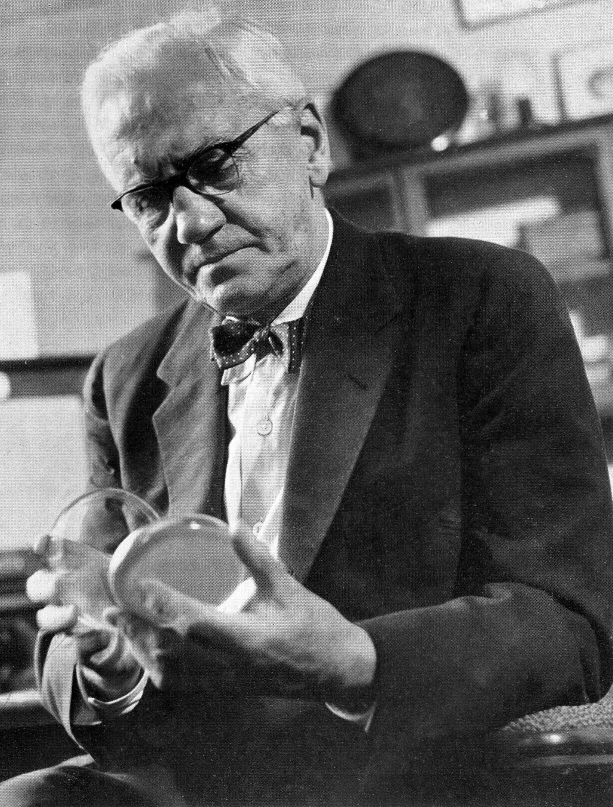
#> input picture shorts-2026-11-27/ae-penicillin/archiv/roh/wel-L0000655.jpg, 1226 x 1614 px (shown at 1/2 size)
$ python bilder_penicillin.py
#> lines starting #> are read from the running program, lines starting #| are printed output that depends on the picture
### shorts-2026-11-27/ae-penicillin/gen/bilder_lib.py
# Bilder fuer das Short zur Folge 42 (key bitcoin, 23.11.2026): Abzuege, Freisteller, geschichtete Hintergruende (Chris Moran TikTok 13).
# Eingang: archiv/roh/ (KI-Bilder ElevenLabs, Commons-Fotos) + ../../thumbnail/ (Muenze, Mining-Halle, Thumbnail C).
# Ausgang: archiv/p-*.jpg (Abzuege, natuerliche Farben, weisser Rand), archiv/f-*.png (Freisteller mit Sticker-Rand),
#          archiv/s-*.png (getoente Collage-Ebenen je Farbfamilie, gerissene Kante, Alpha), archiv/b-*.jpg (Grundflaeche je Familie),
#          data/bilder.json (Groessen, Ankerpunkte in Bildpixeln, Alpha-Rahmen).
# enno 23.11.: Hintergruende geschichtet, bewegt, FARBIG (nicht nur weiss/schwarz), NICHT zu dunkel.
import json, os, sys, random
import numpy as np
from PIL import Image, ImageFilter, ImageOps, ImageEnhance, ImageDraw
HERE = os.path.dirname(os.path.abspath(__file__)); ROOT = os.path.normpath(os.path.join(HERE, '..'))
ROH = os.path.join(ROOT, 'archiv', 'roh'); OUT = os.path.join(ROOT, 'archiv'); TH = os.path.normpath(os.path.join(ROOT, '..', '..', 'thumbnail'))
random.seed(42)
META = {}

def hexrgb(h): return np.array([int(h[1:3], 16), int(h[3:5], 16), int(h[5:7], 16)], np.float32)

# ---------- Abzug: natuerliche Farben, leichte Vereinheitlichung (Kontrast, warm), weisser Rand ----------
def abzug(name, src, crop=None, w=1000, rand=18, warm=1.0, hell=1.0, pts=None, gamma=1.0, blur=None):
    im = Image.open(src).convert('RGB')
    if crop: W0, H0 = im.size; im = im.crop((int(crop[0] * W0), int(crop[1] * H0), int(crop[2] * W0), int(crop[3] * H0)))
    s = w / im.width; im = im.resize((w, round(im.height * s)), Image.LANCZOS)
    for bx in (blur or []):   # Review 23.11.: Schriftzuege/Markennamen unkenntlich (Boxen als Bruchteile des gecroppten Bildes)
        b = tuple(int(v * (im.width if i % 2 == 0 else im.height)) for i, v in enumerate(bx)); im.paste(im.crop(b).filter(ImageFilter.GaussianBlur(14)), b[:2])
    if gamma != 1.0: im = Image.fromarray(np.clip(255.0 * (np.asarray(im).astype(np.float32) / 255.0) ** gamma, 0, 255).astype(np.uint8))   # Schatten anheben
    im = ImageEnhance.Contrast(im).enhance(1.06); im = ImageEnhance.Brightness(im).enhance(hell)
    a = np.asarray(im).astype(np.float32); a[..., 0] *= 1.0 + 0.03 * warm; a[..., 2] *= 1.0 - 0.04 * warm
    im = Image.fromarray(np.clip(a, 0, 255).astype(np.uint8))
    big = Image.new('RGB', (im.width + 2 * rand, im.height + 2 * rand), (246, 243, 236)); big.paste(im, (rand, rand))
    big.save(os.path.join(OUT, 'p-%s.jpg' % name), quality=92)
    P = {}
    for k, (fx, fy) in (pts or {}).items():   # Punkte als Bruchteil des (gecroppten) Bildes -> Pixel im Abzug
        P[k] = [round(rand + fx * im.width, 1), round(rand + fy * im.height, 1)]
    META['p-%s.jpg' % name] = {'size': list(big.size), 'pts': P}
    return big

# ---------- Freisteller ----------
# [51 lines left out: functions sticker, frei_hdd, frei_coin, frei_sack, not called in this run]

# ---------- Collage-Ebene (TikTok 13): Duotone in Familienfarben, gerissene Kante, weiche Kante innen ----------
FAM = {   # dunkel, hell, Grund oben, Grund unten  (Mittelwerte hell genug: Grund-Luminanz ~40-55 %)
    'teal':   ('#1E5650', '#D6F1E7', '#4A958A', '#2F6B63'),
    'orange': ('#7A3D10', '#FFE9C8', '#E0913E', '#B0631F'),
    'blau':   ('#1D4170', '#DDEBFA', '#5A8FC6', '#355F92'),
    'violett':('#3D2C6E', '#EEE6FF', '#8572C2', '#5A4896'),
    'ocker':  ('#5E3E1C', '#FFF1D8', '#CFA466', '#9A7340'),
    'papier': ('#7C6E58', '#FBF6EA', '#F0E7D4', '#E2D5BC'),
}
# [121 lines left out: functions duotone, riss, schicht, grundflaeche, alles, karte, not called in this run]

# [2 lines that do not run on import are left out]

### shorts-2026-11-27/ae-penicillin/gen/bilder_penicillin.py
# Bilder fuer den Short 27.11.2026 "Nobelpreis fuer ein unordentliches Labor" (key penicillin): nur echte Fotos, keine KI-Bilder:
# Library of Congress (Prints & Photographs, online nur als r.jpg/v.jpg, 640-1024 px; Pressefotos der 1940er, Rechte von LOC "not evaluated" bzw.
# Harris & Ewing "no known restrictions"), Wellcome Collection (CC BY 4.0 bzw. Public Domain Mark, IIIF 1800 px).
# Rohdateien archiv/roh/loc-*.jpg, archiv/roh/wel-*.jpg. Ausgang: archiv/p-*.jpg (Abzuege), archiv/f-*.png (Freisteller),
# archiv/g-*.png (Graustufen-Collage), archiv/b-schwarz|weiss.jpg, archiv/t-grunge-hell|dunkel.jpg, data/bilder.json.
# Punkte (pts) stehen als Bruchteile des GANZEN Rohbilds (mit Raster notiert) und werden auf den Ausschnitt umgerechnet.
import json, os, sys
import numpy as np
from PIL import Image, ImageDraw, ImageFilter, ImageEnhance
from scipy import ndimage
sys.path.insert(0, os.path.dirname(os.path.abspath(__file__)))
import bilder_lib as L
R = lambda f: os.path.join(L.ROH, f)

def ab(name, src, crop, w, pts=None, **kw):
    """Abzug mit Punkten in Bruchteilen des ganzen Rohbilds"""
    c = crop or (0, 0, 1, 1); P = {}
    for k, (fx, fy) in (pts or {}).items(): P[k] = ((fx - c[0]) / (c[2] - c[0]), (fy - c[1]) / (c[3] - c[1]))
    return L.abzug(name, src, crop=crop, w=w, pts=P, **kw)

# [88 lines left out: functions frei_scheibe, frei_kreis, _ki_unbenutzt, grau_schicht, platten_und_grunge, frei_oval and 1 more, not called in this run]

def alles():
    W = 1.0
    # ---------- Abzuege (Punkte in Bruchteilen des GANZEN Rohbilds, nach Ansehen mit Raster notiert) ----------
    ab('fleming', R('wel-L0000655.jpg'), (0.0, 0.0, 1.0, 0.92), 820, {'gesicht': (0.38, 0.22), 'schale': (0.27, 0.70), 'auge': (0.35, 0.21), 'fliege': (0.42, 0.42)}, warm=W)
#> in abzug, im is the input picture: PIL image 1226x1614 RGB; mean R, G, B 100.8, 100.8, 100.8
    ab('labor', R('loc-fleming-schale.jpg'), (0.0, 0.0, 1.0, 1.0), 640, {'fleming': (0.30, 0.30), 'hand': (0.49, 0.64), 'schalen': (0.44, 0.47), 'schalen2': (0.62, 0.36), 'tisch': (0.68, 0.80), 'tuer': (0.10, 0.50)}, warm=W)
#> the loop in ab (call 2), `for k, (fx, fy) in (pts or {}).items(): P[k] = ((fx - c[0]) / (c[2] - ..` made 6 passes
#> (k, fx, fy) on passes 1 to 6: ('fleming', 0.3, 0.3), ('hand', 0.49, 0.64), ('schalen', 0.44, 0.47), ('schalen2', 0.62, 0.36), ('tisch', 0.68, 0.8), ('tuer', 0.1, 0.5)
#> call 2 of abzug, with name = 'labor', crop = (0, 0, 1, 1), w = 640, rand = 18, warm = 1, hell = 1, gamma = 1
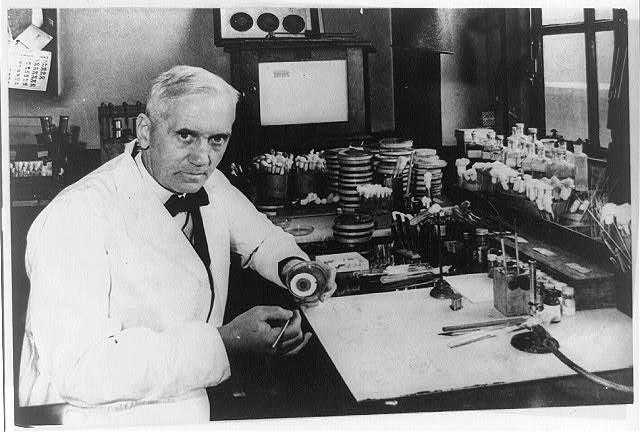
#> input picture shorts-2026-11-27/ae-penicillin/archiv/roh/loc-fleming-schale.jpg, 640 x 432 px
#> in abzug, im is the input picture: PIL image 640x432 RGB; min 0, max 255, mean 132.4
#> in abzug (call 2), `big.paste(im, (rand, rand))`:
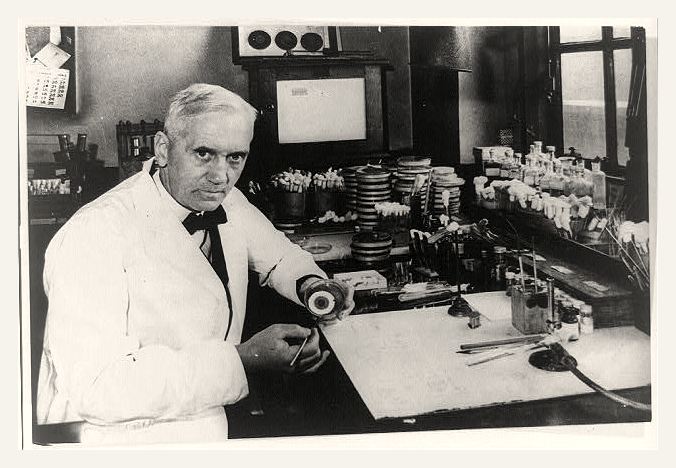
#> big: PIL image 676x468 RGB; mean R, G, B 149.1, 145.9, 140
#> the loop in abzug (call 2), `for k, (fx, fy) in (pts or {}).items():` made 6 passes
#> after the loop in abzug (call 2), `for k, (fx, fy) in (pts or {}).items():`: P = {'fleming': [210, 147.6], 'hand': [331.6, 294.5], 'schalen': [299.6, 221], 'schalen2': [414.8, 173.5], 'tisch': [453.2, 363.6], 'tuer': [82, 234]}
    ab('schale', R('loc-schale-ring.jpg'), (0.04, 0.0, 0.96, 1.0), 600, {'schimmel': (0.522, 0.475), 'zone': (0.37, 0.47), 'bakterien': (0.185, 0.48), 'rand': (0.08, 0.50), 'oben': (0.52, 0.10)}, warm=W)
#> call 3 of abzug, with name = 'schale', crop = (0.04, 0, 0.96, 1), w = 600, rand = 18, warm = 1, hell = 1, gamma = 1
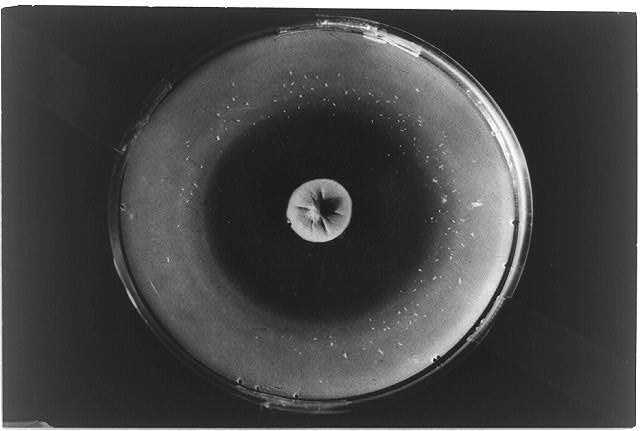
#> input picture shorts-2026-11-27/ae-penicillin/archiv/roh/loc-schale-ring.jpg, 640 x 431 px
#> in abzug, im is the input picture: PIL image 640x431 RGB; min 2, max 255, mean 71
#> in abzug (call 3), `big.paste(im, (rand, rand))`:
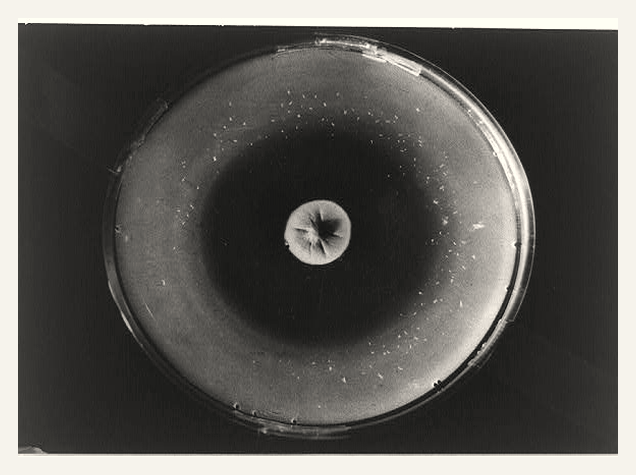
#> big: PIL image 636x475 RGB; mean R, G, B 92.7, 91, 87.3
#> the loop in abzug (call 3), `for k, (fx, fy) in (pts or {}).items():` made 5 passes
#> (k, fx, fy) on passes 1 to 5: ('schimmel', 0.524, 0.475), ('zone', 0.359, 0.47), ('bakterien', 0.158, 0.48), ('rand', 0.0435, 0.5), ('oben', 0.522, 0.1)
#> after the loop in abzug (call 3), `for k, (fx, fy) in (pts or {}).items():`: P = {'schimmel': [332.3, 226.5], 'zone': [233.2, 224.3], 'bakterien': [112.6, 228.7], 'rand': [44.1, 237.5], 'oben': [331, 61.9]}
    ab('stern', R('loc-stern.jpg'), (0.08, 0.0, 0.92, 1.0), 480, {'mitte': (0.48, 0.50), 'zacke': (0.70, 0.40)}, warm=W)
#> call 4 of abzug, with name = 'stern', crop = (0.08, 0, 0.92, 1), w = 480, rand = 18, warm = 1, hell = 1, gamma = 1
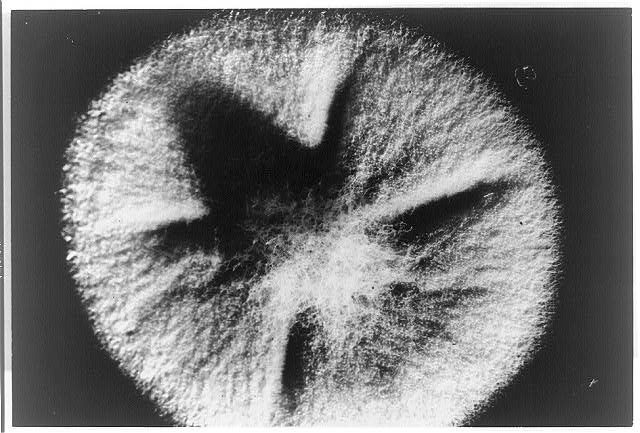
#> input picture shorts-2026-11-27/ae-penicillin/archiv/roh/loc-stern.jpg, 640 x 433 px
#> in abzug, im is the input picture: PIL image 640x433 RGB; min 0, max 255, mean 120
#> in abzug (call 4), `im = ImageEnhance.Contrast(im).enhance(1.06)`:
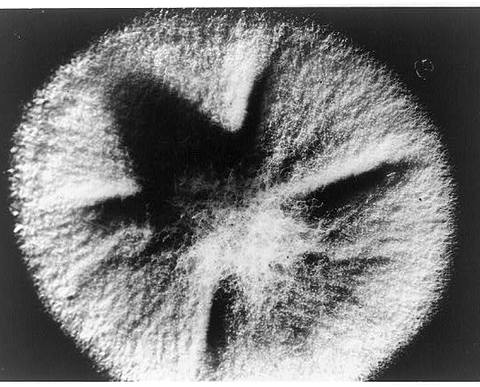
#> im: PIL image 480x387 RGB; min 0, max 255, mean 123.2
#> in abzug (call 4), `big.paste(im, (rand, rand))`:
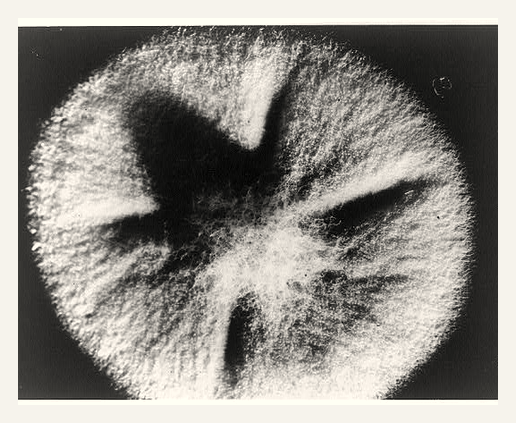
#> big: PIL image 516x423 RGB; mean R, G, B 144, 141, 135.4
#> the loop in abzug (call 4), `for k, (fx, fy) in (pts or {}).items():` made 2 passes
#> (k, fx, fy) on passes 1 to 2: ('mitte', 0.476, 0.5), ('zacke', 0.738, 0.4)
#> after the loop in abzug (call 4), `for k, (fx, fy) in (pts or {}).items():`: P = {'mitte': [246.6, 211.5], 'zacke': [372.3, 172.8]}
    ab('hospital', R('wel-V0013627.jpg'), (0.0, 0.08, 1.0, 0.80), 820, {'haus': (0.30, 0.58), 'turm': (0.58, 0.38), 'eingang': (0.27, 0.70), 'kutsche': (0.86, 0.78)})
    ab('portrait', R('loc-fleming-portrait.jpg'), (0.0, 0.0, 1.0, 1.0), 500, {'gesicht': (0.37, 0.20), 'hand': (0.40, 0.75), 'tisch': (0.80, 0.70)}, warm=W)
    ab('oxford', R('wel-L0012312.jpg'), (0.0, 0.0, 1.0, 0.92), 820, {'florey': (0.26, 0.17), 'chain': (0.63, 0.20), 'mitte': (0.45, 0.45)}, warm=W)
    ab('plakat', R('loc-plakat.jpg'), (0.12, 0.02, 0.88, 0.98), 700, {'soldat': (0.40, 0.42), 'helfer': (0.55, 0.30), 'penicillin': (0.53, 0.76), 'titel': (0.53, 0.12)})
    ab('flaschen', R('loc-forscher.jpg'), (0.02, 0.02, 0.98, 0.98), 820, {'links': (0.30, 0.40), 'rechts': (0.72, 0.40), 'reihe': (0.50, 0.82)}, warm=W)
    ab('kultur', R('loc-flaschen.jpg'), (0.0, 0.0, 1.0, 1.0), 600, {'mitte': (0.5, 0.5)}, warm=W)
    # ---------- Freisteller ----------
    frei_oval('f-fleming', R('wel-L0000655.jpg'), (0.04, 0.0, 0.70, 0.50), 520, {'gesicht': (0.38, 0.22)})
    frei_oval('f-florey', R('wel-L0012312.jpg'), (0.14, 0.06, 0.38, 0.33), 440, {'gesicht': (0.26, 0.17)})
    frei_oval('f-chain', R('wel-L0012312.jpg'), (0.52, 0.08, 0.74, 0.35), 440, {'gesicht': (0.63, 0.20)})
    medaille()
    lg = Image.open(os.path.join(L.OUT, 'logo.png')); L.META['logo.png'] = {'size': list(lg.size), 'pts': {'mitte': [lg.width / 2, lg.height / 2]}}
    # ---------- Hintergrund (Chris Moran TikTok 13): Graustufen-Collage + Tint im Build, Schwarz/Weiss je 2 Szenen ----------
    G = grau_schicht
    G('fleming', R('wel-L0000655.jpg'), crop=(0.0, 0.0, 1.0, 0.92), seed=1)
    G('labor', R('loc-fleming-schale.jpg'), w=1100, seed=2)
    G('schale', R('loc-schale-ring.jpg'), w=1100, seed=3)
    G('stern', R('loc-stern.jpg'), w=1100, seed=4)
    G('hospital', R('wel-V0013627.jpg'), crop=(0.0, 0.08, 1.0, 0.80), seed=5)
    G('oxford', R('wel-L0012312.jpg'), crop=(0.0, 0.0, 1.0, 0.92), seed=6)
    G('flaschen', R('loc-forscher.jpg'), seed=7)
    G('kultur', R('loc-flaschen.jpg'), w=1100, seed=8)
    G('pilz', R('wel-B0011300.jpg'), seed=9)
    G('portrait', R('loc-fleming-portrait.jpg'), w=1000, seed=10)
    G('gruppe', R('wel-V0027402.jpg'), crop=(0.0, 0.0, 1.0, 0.92), seed=11)
    G('plakat', R('loc-plakat.jpg'), crop=(0.12, 0.02, 0.88, 0.98), w=1100, seed=12)
    platten_und_grunge()
    json.dump(L.META, open(os.path.join(L.ROOT, 'data', 'bilder.json'), 'w'), indent=1)
    print(len(L.META), 'Bilder:', ', '.join(sorted(L.META)))

if __name__ == '__main__':
#> (the run stopped early here; a loop or call above may not have finished)
